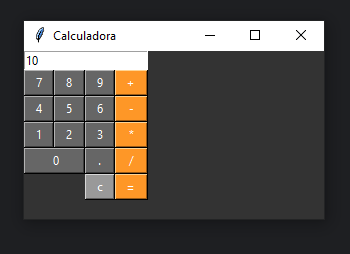

Write Python code to recreate this figure.
from lib2to3.pgen2.token import EQUAL
from tkinter import *
from turtle import clear

root = Tk()
root.configure(background='#333333')
root.title('Calculadora')
root.geometry('300x168')

equation = StringVar()

def press(num):
    print(num)
    equation.set(equation.get() + str(num))
    print(equation.get())

def  equalpress():
     try:
        total= str(eval(equation.get()))
        equation.set(total)
     except:
        equation.set('error')

def clear():
    equation.set('')




expression_entry = Entry(root, textvariable=equation)
expression_entry.grid(row=0, columnspan=4, sticky='nswe')

btn7 = Button(root, text=' 7 ', fg='#fff', background='#666', command=lambda: press(7))
btn7.grid(row=1, column=0, sticky='nswe')

btn8 = Button(root, text=' 8 ', fg='#fff', background='#666', command=lambda: press(8))
btn8.grid(row=1, column=1, sticky='nswe')

btn9 = Button(root, text=' 9 ', fg='#fff', background='#666', command=lambda: press(9))
btn9.grid(row=1, column=2, sticky='nswe')

btn4 = Button(root, text=' 4 ', fg='#fff', background='#666', command=lambda: press(4))
btn4.grid(row=2, column=0, sticky='nswe')

btn5 = Button(root, text=' 5 ', fg='#fff', background='#666', command=lambda: press(5))
btn5.grid(row=2, column=1, sticky='nswe')

btn6 = Button(root, text=' 6 ', fg='#fff', background='#666', command=lambda: press(6))
btn6.grid(row=2, column=2, sticky='nswe')

btn1 = Button(root, text=' 1 ', fg='#fff', background='#666', command=lambda: press(1))
btn1.grid(row=3, column=0, sticky='nswe')

btn2 = Button(root, text=' 2 ', fg='#fff', background='#666', command=lambda: press(2))
btn2.grid(row=3, column=1, sticky='nswe')

btn3 = Button(root, text=' 3 ', fg='#fff', background='#666', command=lambda: press(3))
btn3.grid(row=3, column=2, sticky='nswe')

btn0 = Button(root, text=' 0', fg='#fff', background='#666', command=lambda: press(0))
btn0.grid(row=4, column=0, sticky='nswe', columnspan=2)

decimal = Button(root, text=' . ', fg='#fff', background='#666', command=lambda: press('.'))
decimal.grid(row=4, column=2, sticky='nswe')

plus = Button(root, text=' + ', fg='#fff', background='#fe9727', command=lambda: press('+'))
plus.grid(row=1, column=3, sticky='nswe')

minus = Button(root, text=' - ', fg='#fff', background='#fe9727', command=lambda: press('-'))
minus.grid(row=2, column=3, sticky='nswe')

multiply = Button(root, text=' * ', fg='#fff', background='#fe9727', command=lambda: press('*'))
multiply.grid(row=3, column=3, sticky='nswe')

divide = Button(root, text=' / ', fg='#fff', background='#fe9727', command=lambda: press('/'))
divide.grid(row=4, column=3, sticky='nswe')

equal = Button(root, text=' = ', fg='#fff', background='#fe9727', command=equalpress)
equal.grid(row=5, column=3, sticky='nswe')

clear = Button(root, text='c', fg='#fff', background='#999', command=clear)
clear.grid(row=5, column=2, sticky='nswe')

root.mainloop()
